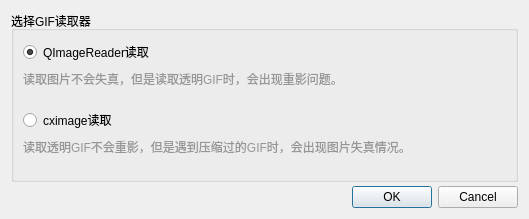
<?xml version="1.0" encoding="UTF-8"?>
<ui version="4.0">
 <class>W_ALE_GIFReader_TypeChoose</class>
 <widget class="QDialog" name="W_ALE_GIFReader_TypeChoose">
  <property name="geometry">
   <rect>
    <x>0</x>
    <y>0</y>
    <width>529</width>
    <height>216</height>
   </rect>
  </property>
  <property name="windowTitle">
   <string>读取方式</string>
  </property>
  <property name="styleSheet">
   <string notr="true">
QComboBox QAbstractItemView::item { min-height: 26px;}</string>
  </property>
  <layout class="QVBoxLayout" name="verticalLayout">
   <property name="spacing">
    <number>4</number>
   </property>
   <item>
    <widget class="QGroupBox" name="groupBox">
     <property name="title">
      <string>选择GIF读取器</string>
     </property>
     <layout class="QGridLayout" name="gridLayout" columnstretch="1">
      <item row="3" column="0">
       <widget class="QLabel" name="label">
        <property name="styleSheet">
         <string notr="true">color: rgb(150, 150, 150);</string>
        </property>
        <property name="text">
         <string>读取透明GIF不会重影，但是遇到压缩过的GIF时，会出现图片失真情况。
</string>
        </property>
       </widget>
      </item>
      <item row="0" column="0">
       <widget class="QRadioButton" name="radioButton">
        <property name="text">
         <string>QImageReader读取</string>
        </property>
        <property name="checked">
         <bool>true</bool>
        </property>
       </widget>
      </item>
      <item row="2" column="0">
       <widget class="QRadioButton" name="radioButton_2">
        <property name="text">
         <string>cximage读取</string>
        </property>
       </widget>
      </item>
      <item row="1" column="0">
       <widget class="QLabel" name="label_2">
        <property name="styleSheet">
         <string notr="true">color: rgb(150, 150, 150);</string>
        </property>
        <property name="text">
         <string>读取图片不会失真，但是读取透明GIF时，会出现重影问题。
 </string>
        </property>
       </widget>
      </item>
     </layout>
    </widget>
   </item>
   <item>
    <widget class="QDialogButtonBox" name="buttonBox">
     <property name="orientation">
      <enum>Qt::Horizontal</enum>
     </property>
     <property name="standardButtons">
      <set>QDialogButtonBox::Cancel|QDialogButtonBox::Ok</set>
     </property>
    </widget>
   </item>
  </layout>
 </widget>
 <resources/>
 <connections>
  <connection>
   <sender>buttonBox</sender>
   <signal>rejected()</signal>
   <receiver>W_ALE_GIFReader_TypeChoose</receiver>
   <slot>reject()</slot>
   <hints>
    <hint type="sourcelabel">
     <x>345</x>
     <y>303</y>
    </hint>
    <hint type="destinationlabel">
     <x>286</x>
     <y>274</y>
    </hint>
   </hints>
  </connection>
 </connections>
</ui>
